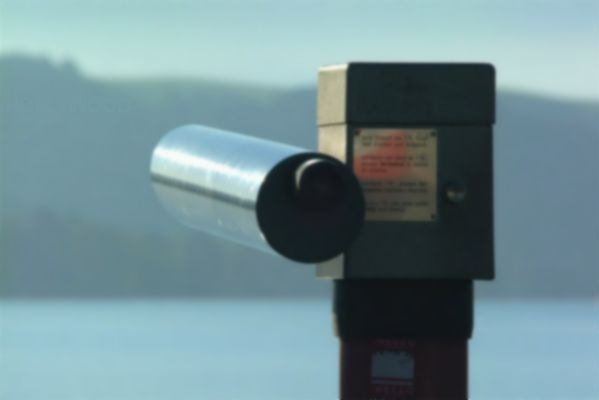
%> input picture TP03I04.jpg, 599 x 400 px
$ octave TItp3q2.m   (GNU Octave 9; MATLAB toolbox functions it lacks are replaced by stand-ins)
%> lines starting %> are read from the running program, lines starting %| are printed output that depends on the picture
%Masque flou
clear all;
%I1= double(imread('TP03I02.jpg'));
I1=double(imread('TP03I04.jpg'));
I1R=I1(:,:,1);
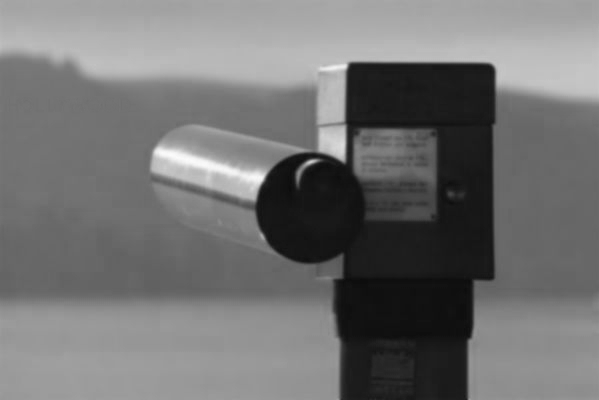
%> I1R: size 400x599 double; min 12, max 252, mean 113.9
I1G=I1(:,:,2);
I1B=I1(:,:,3);
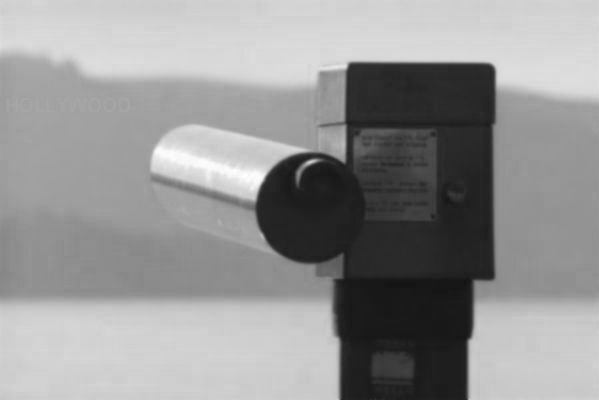
%> I1B: size 400x599 double; min 18, max 255, mean 148.5
coef=50;
%floutage
filtrePB=ones(3)*(1/9);
I2R=zeros(400,599);
I2G=zeros(400,599);
I2B=zeros(400,599);
I3R=zeros(400,599);
I3G=zeros(400,599);
I3B=zeros(400,599);
I4R=zeros(400,599);
I4G=zeros(400,599);
I4B=zeros(400,599);
I5R=zeros(400,599);
I5G=zeros(400,599);
I5B=zeros(400,599);
I2R=conv2(I1R,filtrePB,'same');
I2G=conv2(I1G,filtrePB,'same');
I2B=conv2(I1B,filtrePB,'same');
for i=1:400
    for j=1:599
        I3R(i,j)=I1R(i,j)-I2R(i,j);
        I3G(i,j)=I1G(i,j)-I2G(i,j);
        I3B(i,j)=I1B(i,j)-I2B(i,j);
    end
end
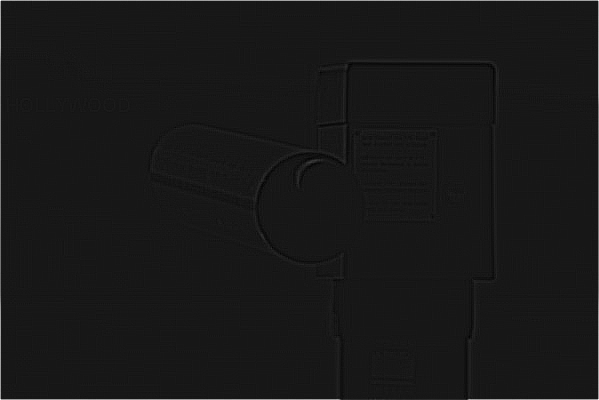
%> I3B: size 400x599 double; min -12, max 116.3, mean 0.5; drawn with min black and max white
I4R=I3R*coef;
I4G=I3G*coef;
I4B=I3B*coef;
%verifier pixels entre 0 et 255
for i=1:400
    for j=1:599
        I5R(i,j)=I1R(i,j)+I4R(i,j);
        I5G(i,j)=I1G(i,j)+I4G(i,j);
        I5B(i,j)=I1B(i,j)+I4B(i,j);
    end
end
for i=1:400
    for j=1:599
        if I5R(i,j)<0
            I5R(i,j)=0;
        end
        if I5R(i,j)>255
            I5R(i,j)=255;
        end
        if I5G(i,j)<0
            I5G(i,j)=0;
        end
        if I5G(i,j)>255
            I5G(i,j)=255;
        end
        if I5B(i,j)<0
            I5B(i,j)=0;
        end
        if I5B(i,j)>255
            I5B(i,j)=255;
        end
    end
end
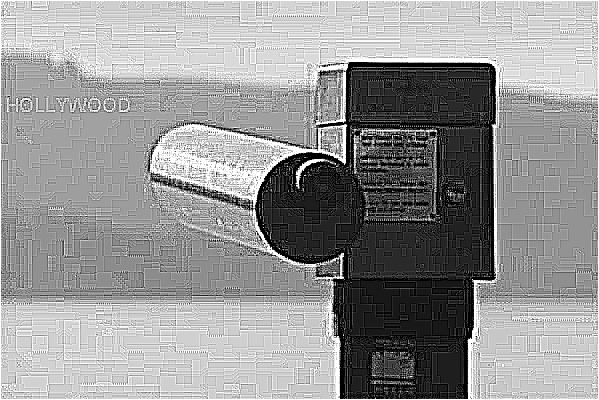
%> I5B: size 400x599 double; min 0, max 255, mean 149.5
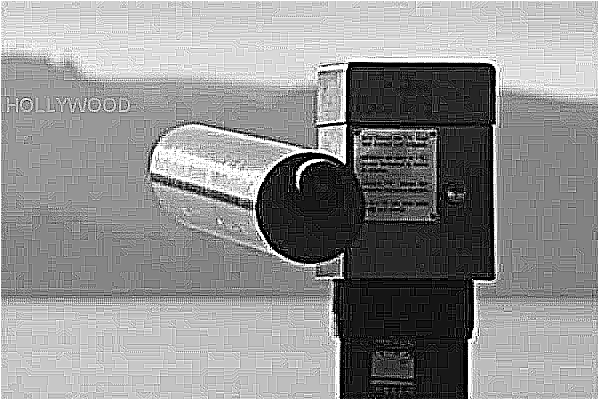
%> I5G: size 400x599 double; min 0, max 255, mean 143.7
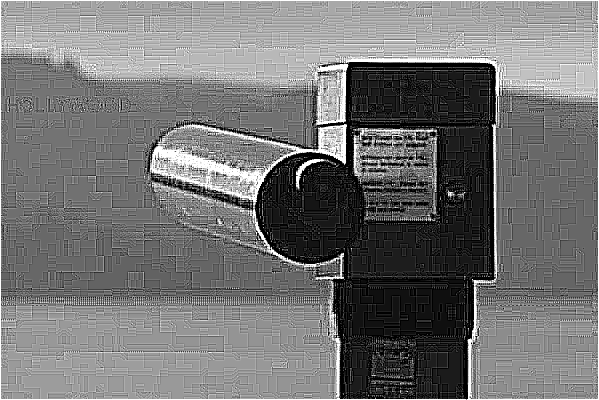
%> I5R: size 400x599 double; min 0, max 255, mean 116.1
I5(:,:,1)=I5R;
I5(:,:,2)=I5G;
I5(:,:,3)=I5B;
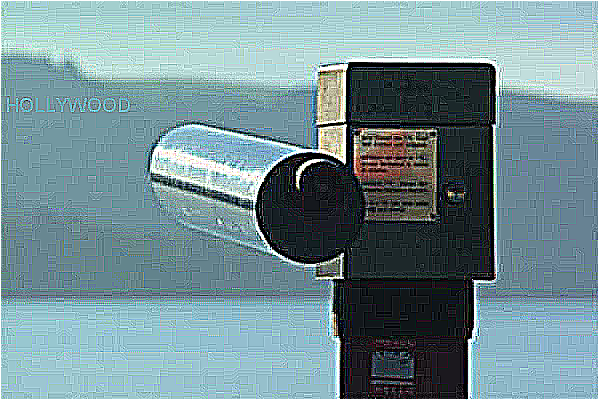
%> I5: size 400x599x3 double; mean R, G, B 116.1, 143.7, 149.5
image(uint8(I5));

$ run again, with TP01I03.jpg copied over TP03I04.jpg
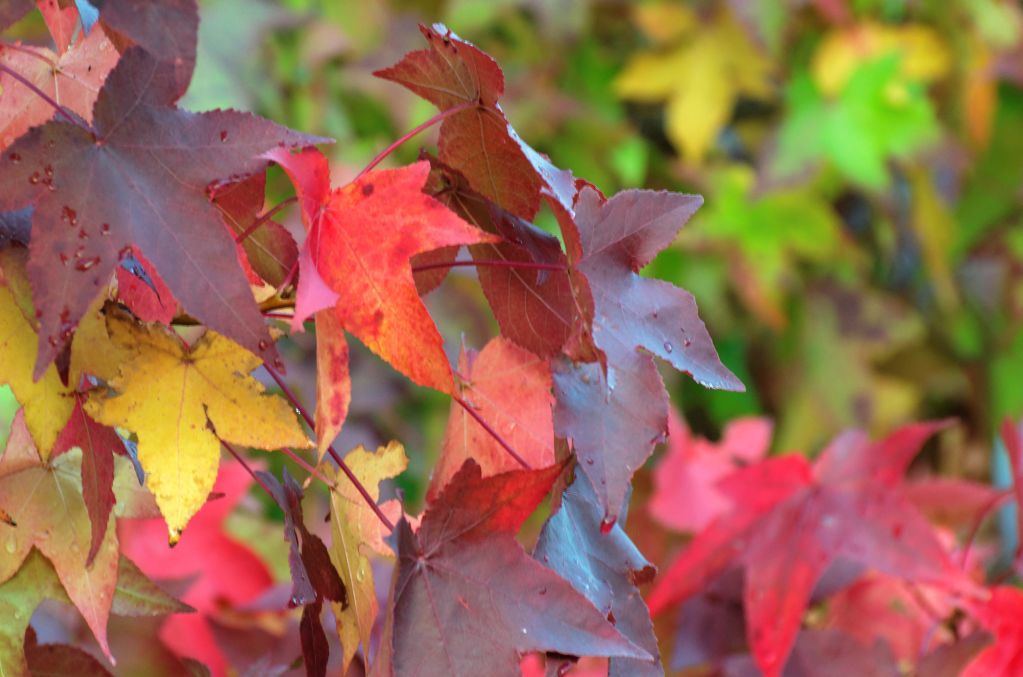
%> input picture TP01I03.jpg, 1023 x 677 px
%> after the loop `for i=1:400`:
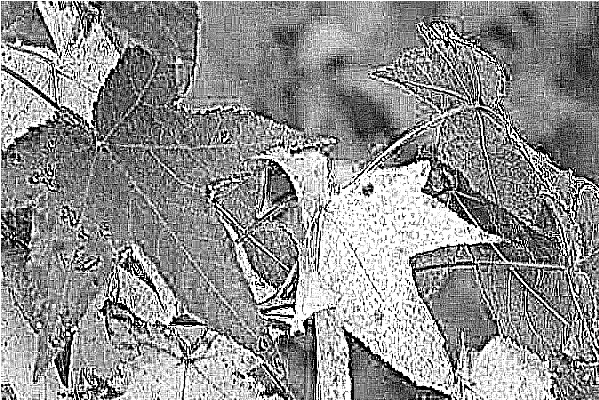
%> I5R: size 400x599 double; min 0, max 255, mean 144.6
%> `I5(:,:,3)=I5B;`:
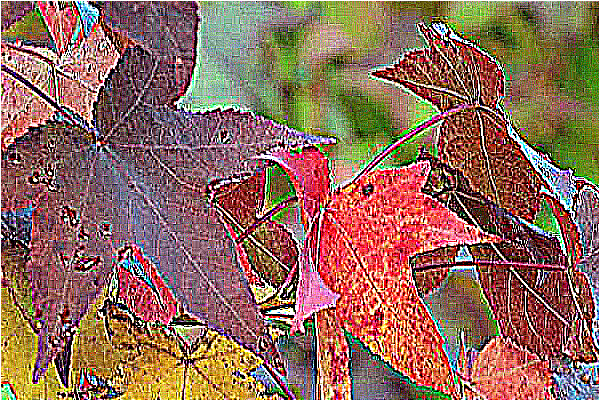
%> I5: size 400x599x3 double; mean R, G, B 144.6, 106.7, 91.2
